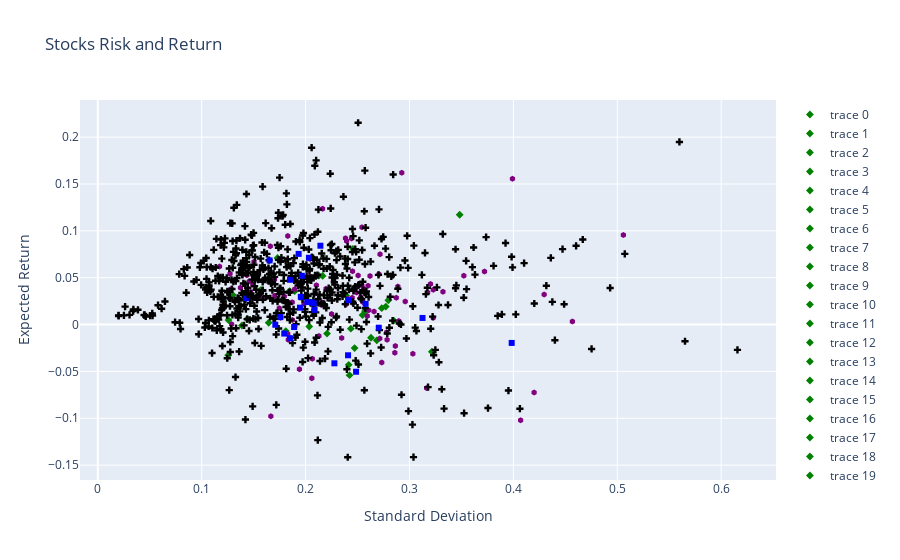

The notebook cell saved with this chart:
### Code cell
# plot the mean and variance, the X axis is the std, the Y axis is the mean
# the vaiance is the diagonal of the covariance matrix
# if the ticker name contains .SS, it is a Chinese stock, mark it with red color
# if the ticker name contains .DE, it is a German stock, mark
# if the ticker name contains .L, it is a London stock, mark it with green color

# Prepare the data for plotting
standard_deviation = np.sqrt(np.diag(S))

# Create the figure
fig = go.Figure()

# Define a function to get marker styles based on ticker
def get_marker_style(ticker):
    if ".SS" in ticker:
        return dict(symbol='circle', color='red')
    elif ".ST" in ticker:
        return dict(symbol='square', color='blue')
    elif ".DE" in ticker:
        return dict(symbol='diamond', color='green')
    elif ".L" in ticker:
        return dict(symbol='hexagon', color='purple')
    else:
        return dict(symbol='cross', color='black')

# Add each ticker to the plot with appropriate marker style
for i, ticker in enumerate(valid_tickers):
    marker_style = get_marker_style(ticker)
    fig.add_trace(go.Scatter(
        x=[standard_deviation[i]],
        y=[mu[i]],
        mode='markers',
        marker=marker_style,
        text=[ticker],
        hoverinfo='text'
    ))

# Update layout
fig.update_layout(
    title='Stocks Risk and Return',
    yaxis_title='Expected Return',
    xaxis_title='Standard Deviation'
)

# Show the figure
fig.show()
